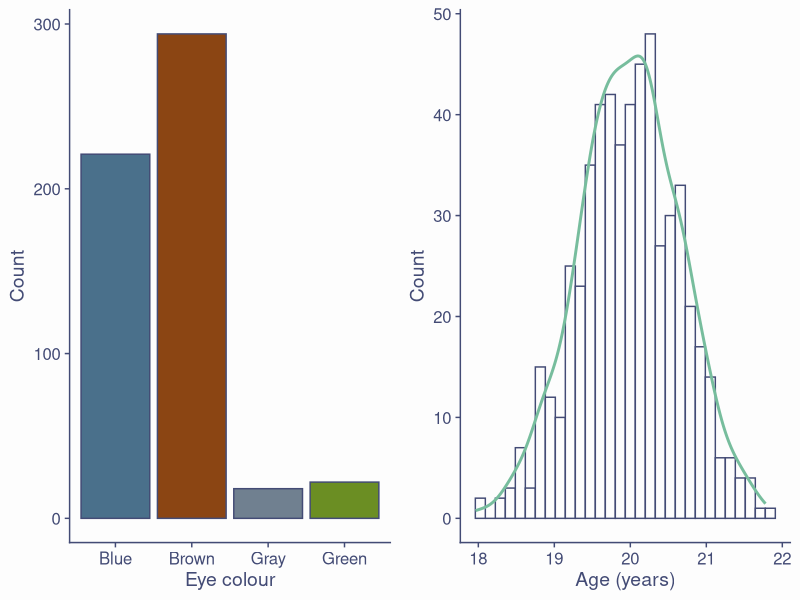
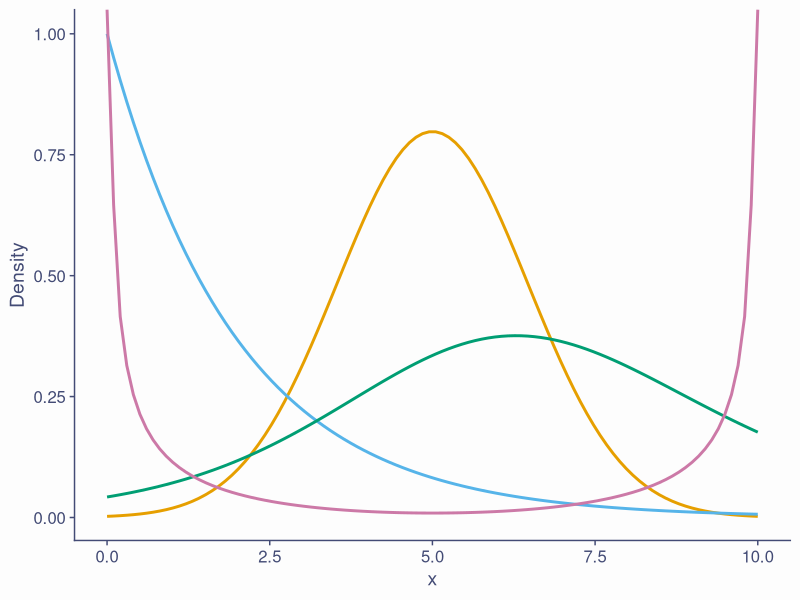
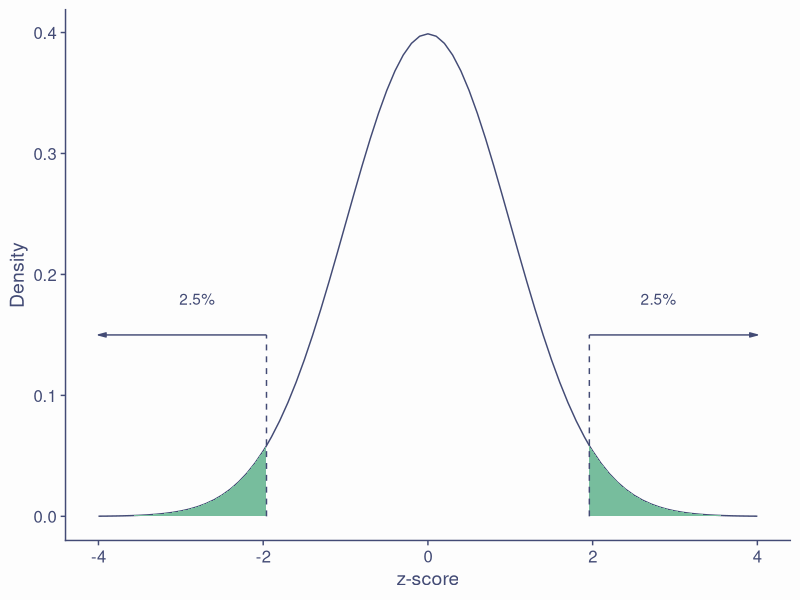
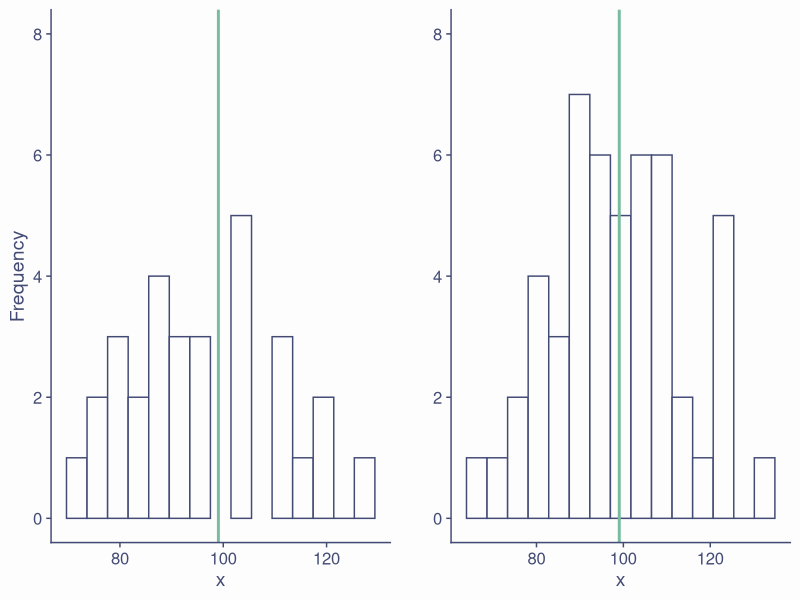
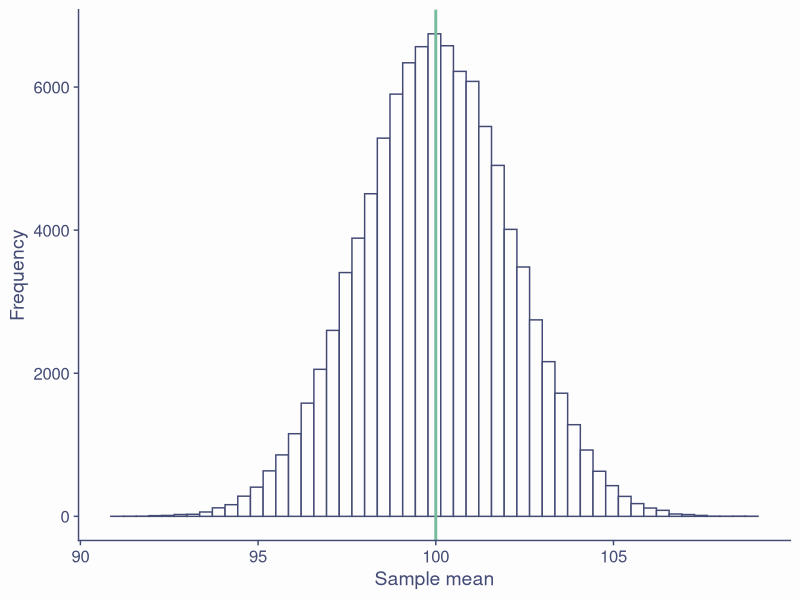
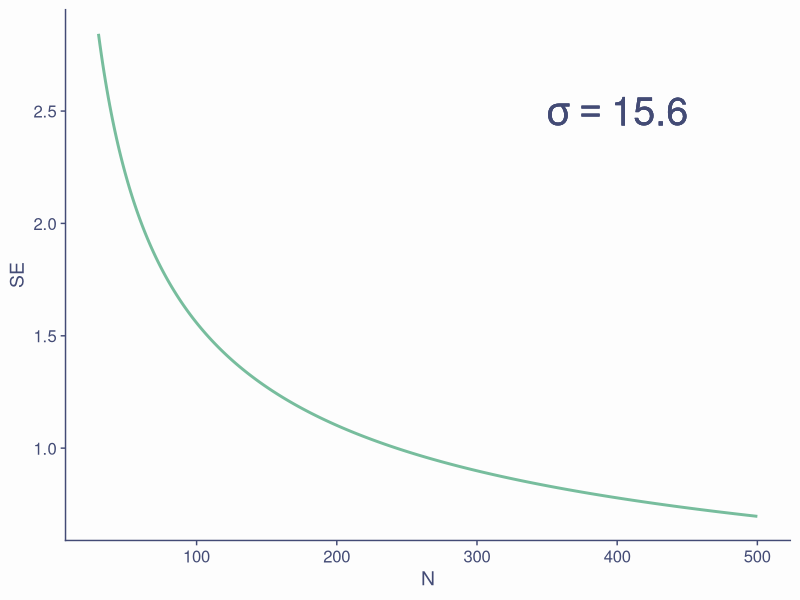
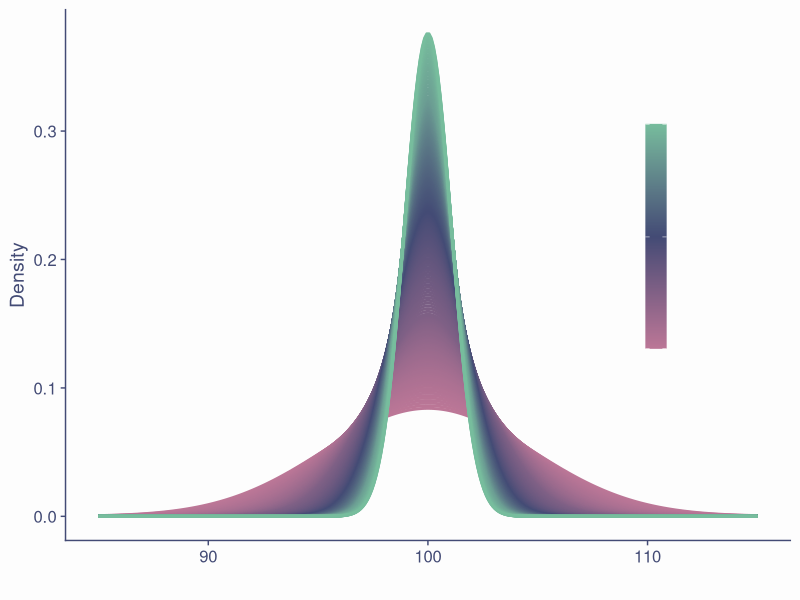
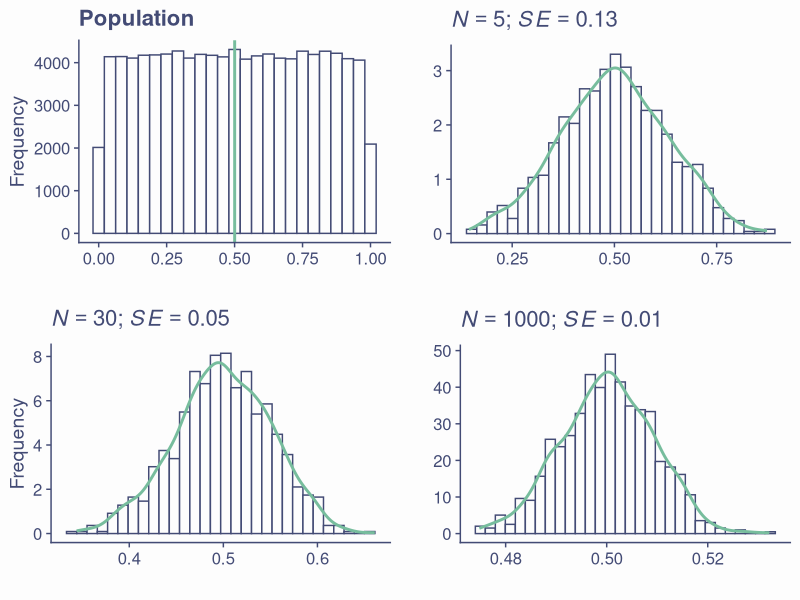

These charts were generated, in order, by the following R code:
## ---- chunk 1
bg_col <- "#fdfdfd"
default_col <- "#434b75"
theme_col <- "#77bd9d"
complement_col <- "#bd7797"

set.seed(1234)
library(tidyverse)
library(cowplot)
theme_set(theme_cowplot() +
            theme(line = element_line(colour = default_col),
                  plot.background = element_rect(fill = bg_col),
                  panel.background = element_rect(fill = bg_col),
                  text = element_text(colour = default_col),
                  title = element_text(colour = default_col),
                  axis.line = element_line(colour = default_col),
                  axis.ticks = element_line(colour = default_col),
                  axis.text = element_text(colour = default_col),
                  axis.title = element_text(colour = default_col),
                  )
          )
update_geom_defaults("bar", list(fill = bg_col, colour = default_col))

df <- tibble(eye_col = sample(c("Brown", "Blue", "Green", "Gray"), 555,
                        replace = T, prob = c(.55, .39, .04, .02)),
             age = rnorm(length(eye_col), 20, .65))

p1 <- df %>%
  ggplot(aes(x = eye_col)) +
  geom_bar(fill = c("skyblue4", "chocolate4", "slategray", "olivedrab")) +
  labs(x = "Eye colour", y = "Count")

p2 <- df %>%
  ggplot(aes(x = age)) +
  geom_histogram() +
  stat_density(aes(y = ..density.. * 80), geom = "line", color = theme_col, lwd = 1) +
  labs(x = "Age (years)", y = "Count")
  
plot_grid(p1, p2)
## ---- chunk 2
df <- tibble(x = seq(0, 10, length.out = 100),
             norm = dnorm(scale(x), sd = .5),
             chi = dchisq(x, df = 2) * 2,
             t = dt(scale(x), 5, .5),
             beta = (dbeta(x / 10, .5, .5) / 4) - .15)

cols <- c("#E69F00", "#56B4E9", "#009E73", "#CC79A7")
df %>%
  ggplot(aes(x = x)) +
  geom_line(aes(y = norm), color = cols[1], lwd = 1) +
  geom_line(aes(y = chi), color = cols[2], lwd = 1) +
  geom_line(aes(y = t), color = cols[3], lwd = 1) +
  geom_line(aes(y = beta), color = cols[4], lwd = 1) +
  labs(x = "x", y = "Density")
## ---- chunk 3
quantiles <- qnorm(.025) * c(-1, 1)
tibble(x = sort(c(quantiles, seq(-4, 4, by = .1))), y = dnorm(x, 0, 1)) %>%
  ggplot(aes(x, y)) +
  geom_line(color = default_col) +
  geom_density(data = ~ subset(.x, x >= quantiles[1]), stat = "identity", color = NA, fill = theme_col) +
  geom_density(data = ~ subset(.x, x <= quantiles[2]), stat = "identity", color = NA, fill = theme_col) +
  geom_line(data = tibble(x = rep(quantiles, each = 2), y = c(0, .15, 0, .15)),
            aes(x, y, group = x), lty = 2, color = default_col) +
  geom_segment(data = tibble(x = quantiles, xend = c(4, -4), y = c(.15, .15), yend = c(.15, .15)),
               aes(x = x, xend = xend, y = y, yend = yend),
               arrow = arrow(length = unit(0.2, "cm"), angle = 15, type = "closed"),
               color = default_col) +
  annotate("text", x = c(-2.8, 2.8), y = .18, label = ("2.5%"), color = default_col) +
  labs(x = "z-score", y = "Density")
## ---- chunk 4
qnorm(p = .025, mean = 0, sd = 1) # lower cut-off
qnorm(p = .975, mean = 0, sd = 1) # upper cut-off
## ---- chunk 5
qnorm(p = .005, mean = 0, sd = 1) # lowest .5%
qnorm(p = .995, mean = 0, sd = 1) # highest .5%

# most extreme 40% / bulk 60%
qnorm(p = .2, mean = 0, sd = 1)
qnorm(p = .8, mean = 0, sd = 1)
## ---- chunk 6
# draw a sample of 10 from a normally distributed
# population with mean 100 and sd 15
rnorm(n = 6, mean = 100, sd = 15) 

# repeat
rnorm(6, 100, 15) 
## ---- chunk 7
sample1 <- rnorm(50, 100, 15); sample2 <- rnorm(50, 100, 15)

mean(sample1); mean(sample2)
## ---- chunk 8
p1 <- ggplot(NULL, aes(x = sample1)) +
  geom_histogram(bins = 15) +
  geom_vline(xintercept = mean(sample1), color = theme_col, lwd = 1) +
  labs(x = "x", y = "Frequency") + ylim(0, 8)
p2 <- ggplot(NULL, aes(x = sample2)) +
  geom_histogram(bins = 15) +
  geom_vline(xintercept = mean(sample1), color = theme_col, lwd = 1) +
  labs(x = "x", y = "") + ylim(0, 8)

plot_grid(p1, p2)
## ---- chunk 9
x_bar <- replicate(100000, mean(rnorm(50, 100, 15)))
mean(x_bar)
## ---- chunk 10
ggplot(NULL, aes(x_bar)) +
  geom_histogram(bins = 51) +
  geom_vline(xintercept = mean(x_bar), col = theme_col, lwd = 1) +
  labs(x = "Sample mean", y = "Frequency") 
## ---- chunk 11
sd(x_bar)
## ---- chunk 12
samp <- rnorm(50, 100, 15)
sd(samp)/sqrt(length(samp))

# overestimate compared to actual SE
sd(x_bar)
## ---- chunk 13
mean(samp)
## ---- chunk 14
tibble(x = 30:500, y = sd(samp)/sqrt(30:500)) %>%
  ggplot(aes(x, y)) + geom_line(lwd=1, color = theme_col) + labs(x = "N", y = "SE") +
  annotate("text", x = 400, y = 2.5, label = bquote(sigma==.(round(sd(samp), 1))), color = default_col, size = 10)
## ---- chunk 15
x_coord <- c(seq(10, 35, by = .5), 36:150, seq(151, 200, by = 2), 200)
n <- length(x_coord)
cbind(seq(85, 115, length.out = 300),
      sapply(x_coord,
             function(x) dnorm(seq(85, 115, length.out = 300), 100, 15/sqrt(x)))) %>%
  as_tibble() %>%
  set_names(c("x", paste0("y_", sprintf("%03d", 1:n)))) %>%
  gather("group", "y", starts_with("y")) %>%
  separate(group, c("var", "n"), "_", convert = T) %>%
  ggplot(aes(x, y, group = n, color = n)) +
  geom_line(lwd=1) +
  labs(x = "", y = "Density") + 
  scale_color_gradient2(
    low = complement_col,
    mid = default_col,
    high = theme_col, midpoint = length(x_coord)/2,
    name = "",
    breaks = c(1, length(x_coord)/2, length(x_coord)),
    labels = sapply(
      c(min(x_coord), x_coord[ceiling(length(x_coord)/2)], max(x_coord)),
      function(x) {
        bquote(
          atop(
            italic(N)==.(x),
            italic(SE==.(round(15/sqrt(x), 2)))
          )
        )
      }
    )
  ) +
  theme(legend.key.height = unit(.45, "inch"), legend.position = c(.8, .6))
## ---- chunk 16
par(mfrow=c(2, 2), mar = c(3.1, 4.1, 3.1, 2.1), cex.main = 2)
pop <- tibble(x = runif(100000, 0, 1)) %>%
  ggplot(aes(x)) +
  geom_histogram(bins = 25) +
  geom_vline(aes(xintercept = mean(x)), lwd = 1, color = theme_col) +
  labs(title = "Population", x = "", y = "Frequency")

plots <- list()
n <- c(5, 30, 1000)
ylab <- c("", "Frequency", "")
for (i in 1:3) {
plot_tib <- tibble(x = replicate(1000, mean(runif(n[i], 0, 1))))
plots[[i]] <- ggplot(plot_tib, aes(x)) +
  geom_histogram(aes(y = ..density..), bins = 30) +
  labs(title = bquote(paste(
    italic(N)==.(n[i]),
    "; ",
    italic(SE)==.(round(sd(plot_tib$x), 2)))),
    x = "", y = ylab[i]) +
  # xlim(0:1) +
  stat_density(geom = "line", color = theme_col, lwd = 1)
}

plot_grid(pop, plots[[1]], plots[[2]], plots[[3]])
